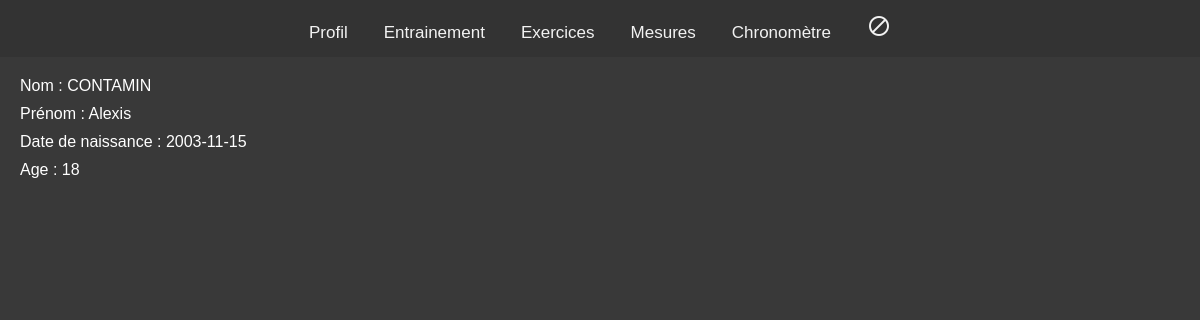
Page /profil.php (signed in) on the committed database.
### tables this page shows
CREATE TABLE IF NOT EXISTS `authentification` (
  `id_user` int(11) NOT NULL AUTO_INCREMENT,
  `first_name` varchar(30) NOT NULL,
  `last_name` varchar(30) NOT NULL,
  `email` text NOT NULL,
  `username` text NOT NULL,
  `password` char(60) NOT NULL,
  `date_naissance` date DEFAULT NULL,
  `age` int(11) DEFAULT NULL,
  PRIMARY KEY (`id_user`)
);

### verifconnect.php (called while the page is built, shortened)
<?php
$id_user = $_SESSION['id_user'];

### profil.php (the view, shortened to what this page needs)
<?php
require("connexion_bdd.php");
require("verifconnect.php");
$profil = $bdd->query("SELECT * FROM `authentification` WHERE `id_user` = $id_user")->fetch(PDO::FETCH_BOTH);
?>
<!DOCTYPE html>
<html lang="en">
<head>
    <link rel="stylesheet" href="style.css">
</head>
<body>
    <?php require("navbar.php") ?>
    <div class="name">
        <p class="last_name">Nom : <?= $profil['last_name'] ?></p>
        <p class="first_name">Prénom : <?= $profil['first_name'] ?></p>
        <p class="date_naissance">Date de naissance : <?= $profil['date_naissance'] ?></p>
        <p class="age">Age : <?= $profil['age'] ?></p>
    </div>
</body>
</html>

### style.css (style rules this page uses)
body { background-color: rgb(57, 57, 57); margin: 0; }

### profil.php (style rules this page uses)
p { font-family: Verdana, sans-serif; color: white; margin: 10px; }
.name { padding: 10px; }

### rows in the picture
authentification: last_name "CONTAMIN", first_name "Alexis", date_naissance "2003-11-15", age "18"
